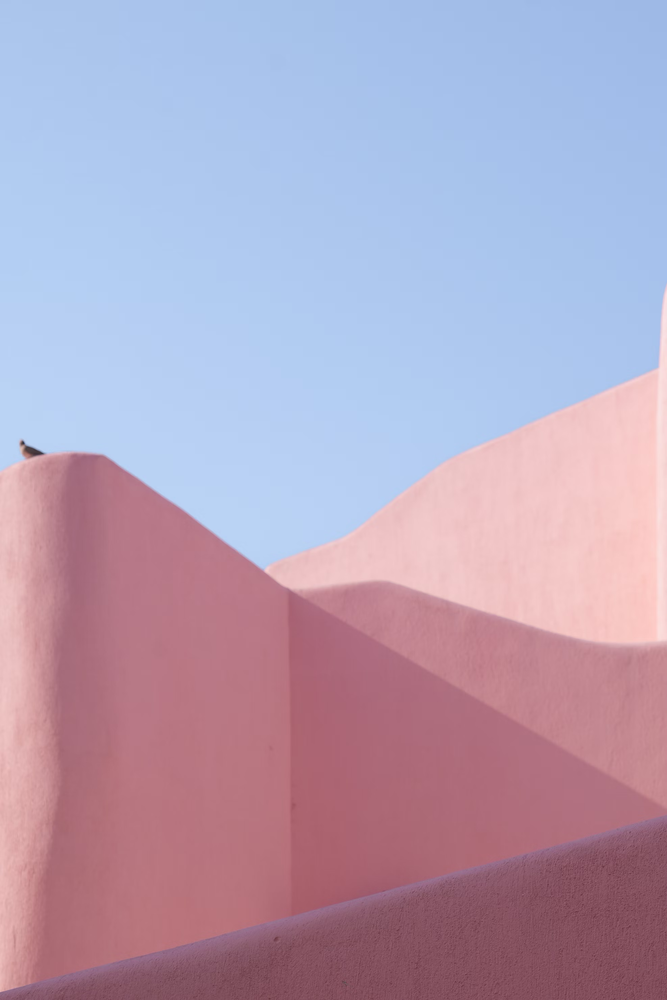
#> input picture Desert.png, 667 x 1000 px, shrunk from 1974 x 2961 before the run
$ python Grey_Sobel.py   (older library calls are emulated)
#> lines starting #> are read from the running program, lines starting #| are printed output that depends on the picture; after the words box and inside, x2 and y2 are one past the last pixel; in counts of white or black regions, pixels touching at a corner belong together
import cv2
import numpy as np
f=input("Enter File Path:")
#> the answer given: Desert.png
img = cv2.imread(f)
#> img is the input picture: shape (1000, 667, 3); mean B, G, R 185.5, 161.6, 179.6
grey = cv2.cvtColor(img, cv2.COLOR_BGR2GRAY)
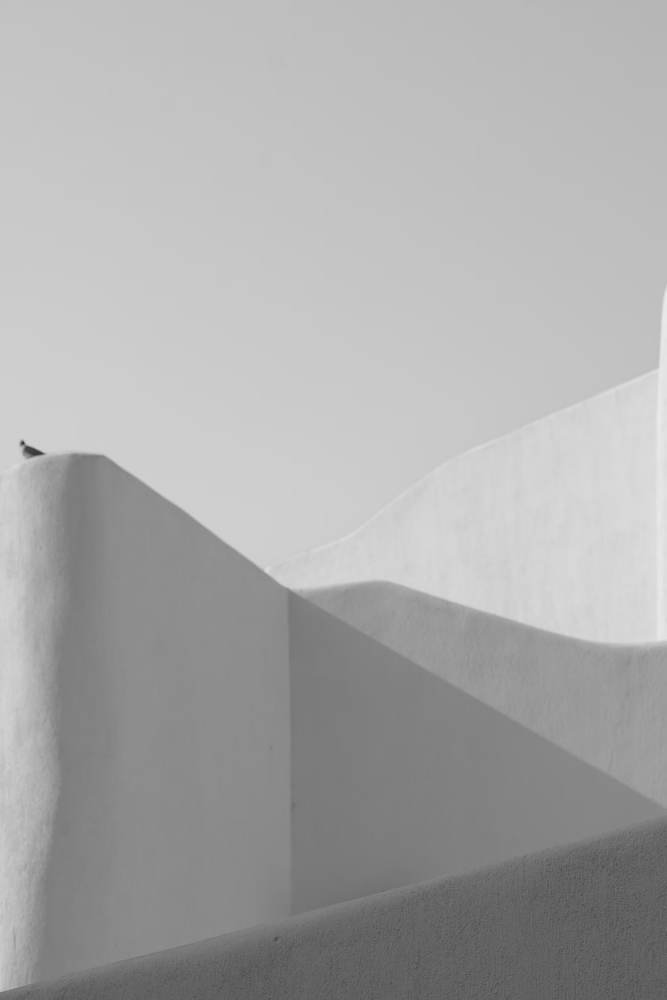
#> grey: shape (1000, 667); min 52, max 233, mean 169.8
blurred = cv2.GaussianBlur(grey, (3, 3), 0)

sobelx = cv2.Sobel(blurred, cv2.CV_64F, 1, 0, ksize=3)
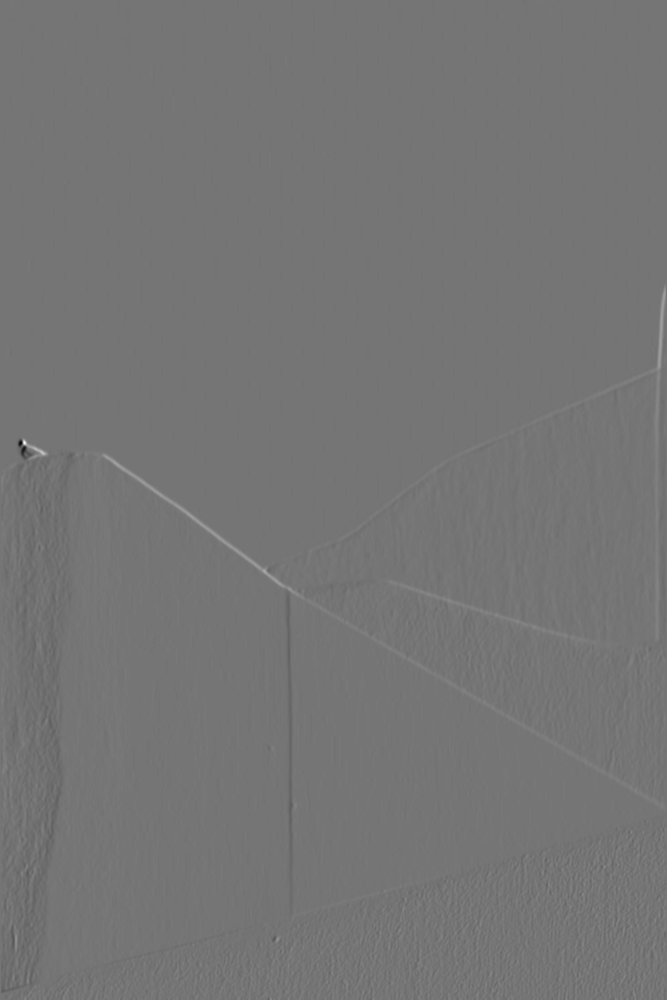
#> sobelx: shape (1000, 667) float64; min -290, max 339, mean -0.3; drawn with min black and max white
sobely = cv2.Sobel(blurred, cv2.CV_64F, 0, 1, ksize=3)

magnitude = cv2.magnitude(sobelx, sobely)
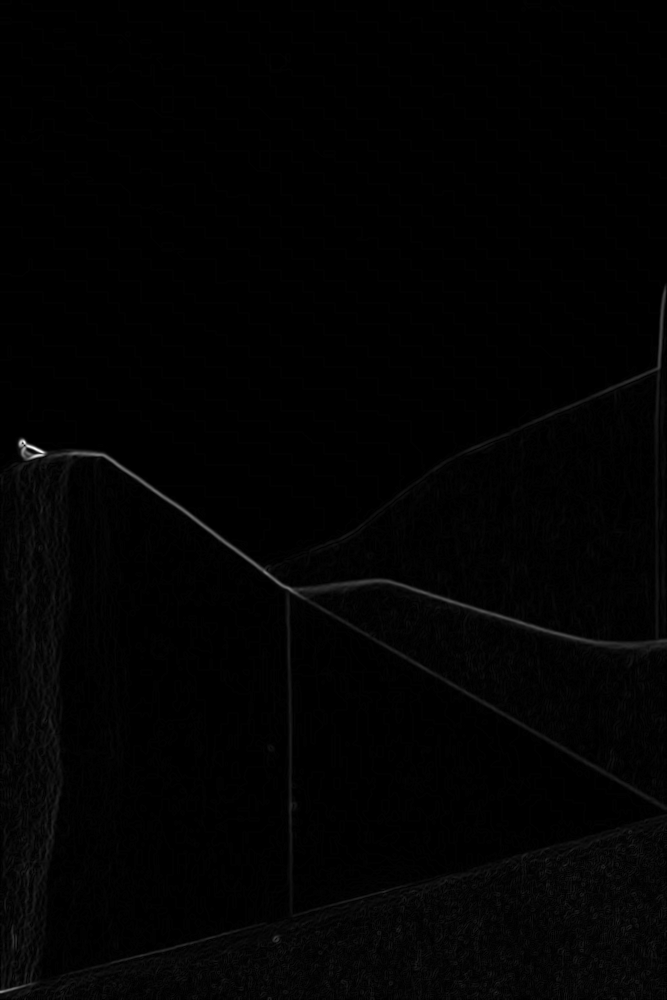
#> magnitude: shape (1000, 667) float64; min 0, max 379.7, mean 3.9; drawn with min black and max white
edges = cv2.convertScaleAbs(magnitude)
thresh=cv2.threshold(edges,25, 255, cv2.THRESH_BINARY)
cv2.imwrite(f.split(".")[0]+"_Grey_Sobel."+f.split(".")[1], thresh[1])
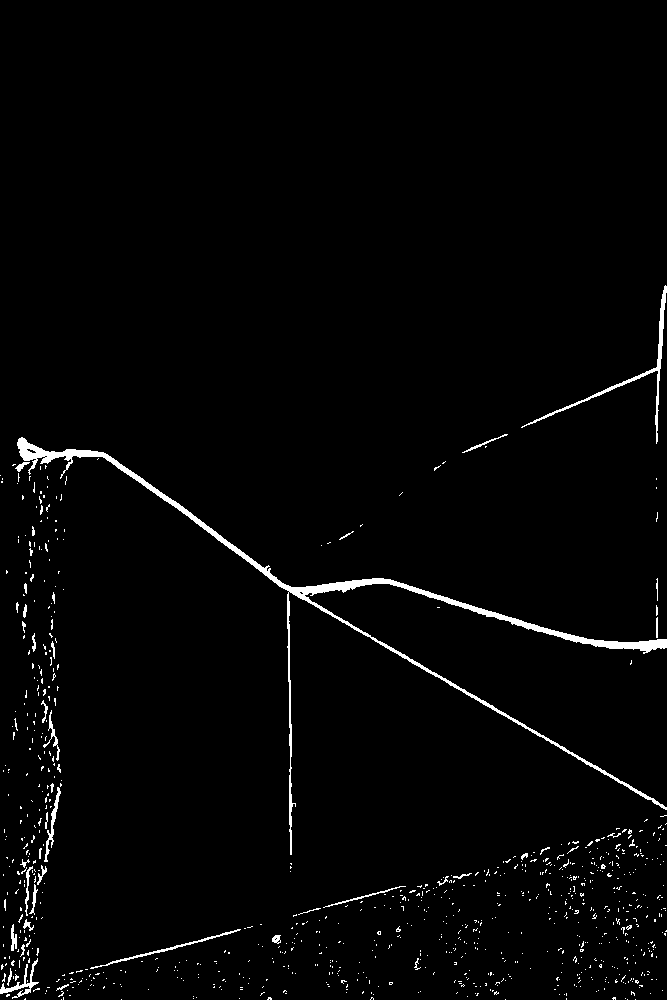
#> saved as Desert_Grey_Sobel.png: shape (1000, 667); 2% white; 856 white regions (812 under 20 px), largest, box (x1, y1, x2, y2) and area: (17, 437, 667, 855) 6551, (521, 285, 667, 444) 937, (90, 929, 241, 969) 347
